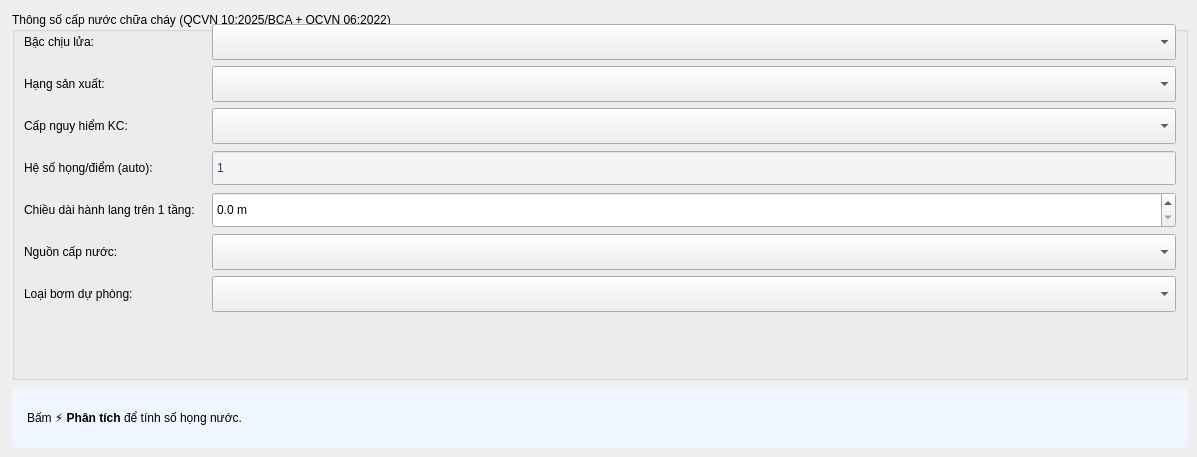
           <widget class="QWidget" name="cn_inner">
            <widget class="QGroupBox" name="gb_cap_nuoc">
             <property name="title">
              <string>Thông số cấp nước chữa cháy (QCVN 10:2025/BCA + QCVN 06:2022)</string>
             </property>
             <property name="geometry">
              <rect>
               <x>12</x>
               <y>12</y>
               <width>1176</width>
               <height>368</height>
              </rect>
             </property>
             <widget class="QLabel" name="lab_cn_bcl">
              <property name="text">
               <string>Bậc chịu lửa:</string>
              </property>
              <property name="geometry">
               <rect>
                <x>12</x>
                <y>18</y>
                <width>180</width>
                <height>24</height>
               </rect>
              </property>
             </widget>
             <widget class="QComboBox" name="cbo_bac_chiu_lua">
              <property name="geometry">
               <rect>
                <x>200</x>
                <y>12</y>
                <width>964</width>
                <height>36</height>
               </rect>
              </property>
             </widget>
             <widget class="QLabel" name="lab_cn_hsx">
              <property name="text">
               <string>Hạng sản xuất:</string>
              </property>
              <property name="geometry">
               <rect>
                <x>12</x>
                <y>60</y>
                <width>180</width>
                <height>24</height>
               </rect>
              </property>
             </widget>
             <widget class="QComboBox" name="cbo_hang_sx">
              <property name="geometry">
               <rect>
                <x>200</x>
                <y>54</y>
                <width>964</width>
                <height>36</height>
               </rect>
              </property>
             </widget>
             <widget class="QLabel" name="lab_cn_nhc">
              <property name="text">
               <string>Cấp nguy hiểm KC:</string>
              </property>
              <property name="geometry">
               <rect>
                <x>12</x>
                <y>102</y>
                <width>180</width>
                <height>24</height>
               </rect>
              </property>
             </widget>
             <widget class="QComboBox" name="cbo_cap_nhc">
              <property name="geometry">
               <rect>
                <x>200</x>
                <y>96</y>
                <width>964</width>
                <height>36</height>
               </rect>
              </property>
             </widget>
             <widget class="QLabel" name="lab_cn_hs">
              <property name="text">
               <string>Hệ số họng/điểm (auto):</string>
              </property>
              <property name="geometry">
               <rect>
                <x>12</x>
                <y>144</y>
                <width>180</width>
                <height>24</height>
               </rect>
              </property>
             </widget>
             <widget class="QSpinBox" name="spin_he_so_hong">
              <property name="minimum">
               <number>1</number>
              </property>
              <property name="maximum">
               <number>3</number>
              </property>
              <property name="readOnly">
               <bool>true</bool>
              </property>
              <property name="buttonSymbols">
               <enum>QAbstractSpinBox::NoButtons</enum>
              </property>
              <property name="styleSheet">
               <string notr="true">background:#f3f4f6; color:#374151;</string>
              </property>
              <property name="geometry">
               <rect>
                <x>200</x>
                <y>138</y>
                <width>964</width>
                <height>36</height>
               </rect>
              </property>
             </widget>
             <widget class="QLabel" name="lab_cn_hl">
              <property name="text">
               <string>Chiều dài hành lang trên 1 tầng:</string>
              </property>
              <property name="geometry">
               <rect>
                <x>12</x>
                <y>186</y>
                <width>180</width>
                <height>24</height>
               </rect>
              </property>
             </widget>
             <widget class="QDoubleSpinBox" name="spin_hl_dai">
              <property name="decimals">
               <number>1</number>
              </property>
              <property name="maximum">
               <double>9999.0</double>
              </property>
              <property name="suffix">
               <string> m</string>
              </property>
              <property name="geometry">
               <rect>
                <x>200</x>
                <y>180</y>
                <width>964</width>
                <height>36</height>
               </rect>
              </property>
             </widget>
             <widget class="QLabel" name="lab_cn_nn">
              <property name="text">
               <string>Nguồn cấp nước:</string>
              </property>
              <property name="geometry">
               <rect>
                <x>12</x>
                <y>228</y>
                <width>180</width>
                <height>24</height>
               </rect>
              </property>
             </widget>
             <widget class="QComboBox" name="cbo_nguon_nuoc">
              <property name="geometry">
               <rect>
                <x>200</x>
                <y>222</y>
                <width>964</width>
                <height>36</height>
               </rect>
              </property>
             </widget>
             <widget class="QLabel" name="lab_cn_bdp">
              <property name="text">
               <string>Loại bơm dự phòng:</string>
              </property>
              <property name="geometry">
               <rect>
                <x>12</x>
                <y>270</y>
                <width>180</width>
                <height>24</height>
               </rect>
              </property>
             </widget>
             <widget class="QComboBox" name="cbo_loai_bom_dp">
              <property name="geometry">
               <rect>
                <x>200</x>
                <y>264</y>
                <width>964</width>
                <height>36</height>
               </rect>
              </property>
             </widget>
            </widget>
            <widget class="QLabel" name="lbl_cap_nuoc_result">
             <property name="styleSheet">
              <string notr="true">padding:12px; background:#eff6ff; border-radius:6px;</string>
             </property>
             <property name="wordWrap">
              <bool>true</bool>
             </property>
             <property name="text">
              <string>Bấm &lt;b&gt;⚡ Phân tích&lt;/b&gt; để tính số họng nước.</string>
             </property>
             <property name="geometry">
              <rect>
               <x>12</x>
               <y>388</y>
               <width>1176</width>
               <height>60</height>
              </rect>
             </property>
            </widget>
           </widget>
